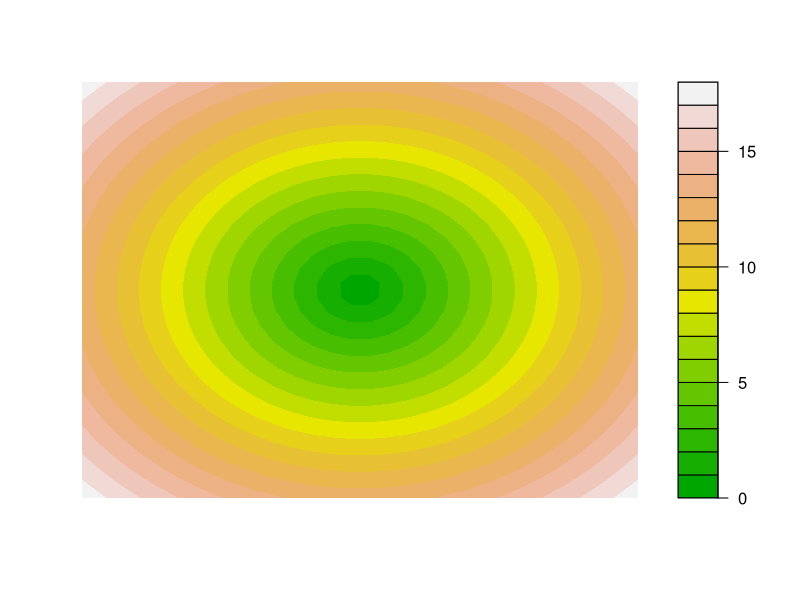
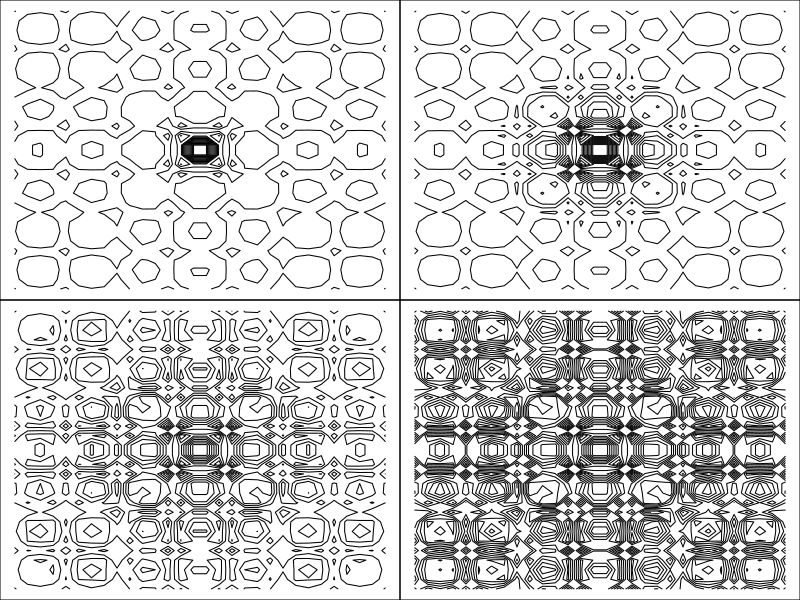
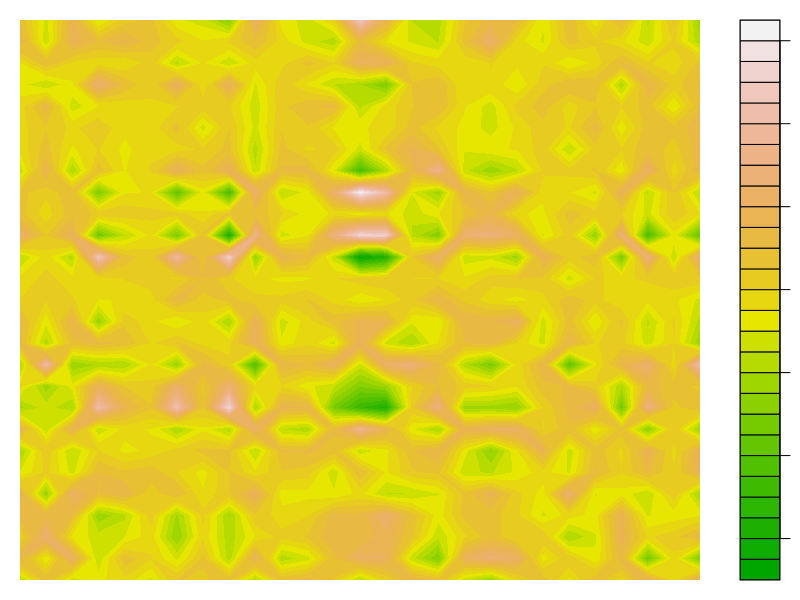

Recreate these plots in R, in order.
# ------------------------------------------------------------------------------
# Matrices and contours
# Persian Rug Art
# ------------------------------------------------------------------------------
# outer is also possible as %o% compared to inner product %*%.
# also have kronecker
# ------------------------------------------------------------------------------
# Create vectors to provide the values for x and y calculations.
x <- y <- seq(-4*pi, 4*pi, len = 30)
# Calculate a function using the outer product of x and y and the function '+'.
r <- sqrt(outer(x^2, y^2, "+"))
# Visualise the values as a filled contour plot.
filled.contour(r, #axes = FALSE,
               color.palette = terrain.colors,
               frame.plot = FALSE, plot.axes = {})

# Run through a series of ordinary contour plots for different transformations.
par(mfrow = c(2, 2), mar = rep(0, 4))
for(f in pi^(0:3))
    contour(g <- cos(r^2)*exp(-r/f),
            drawlabels = FALSE, axes = FALSE, frame = TRUE)

# Try a random variable and solve it to see what we get.
par(mfrow=c(1, 1), mar=rep(1, 4))
s <- matrix(rbinom(27 * 27, size=10, prob=0.5), nrow=27, ncol=27)
t <- solve(s)
filled.contour(t, #axes = FALSE,
               color.palette = terrain.colors,
               frame.plot = FALSE, plot.axes = {})
